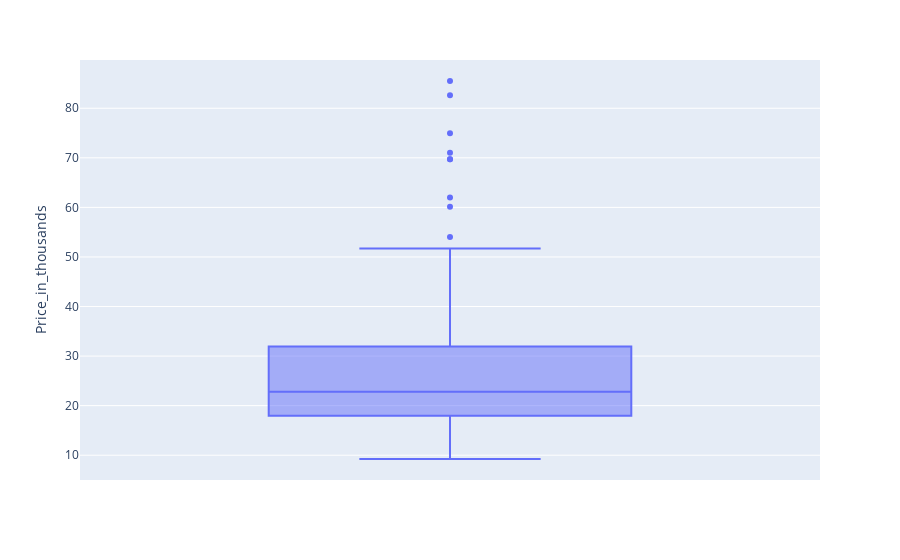

Notebook cell for this chart:
### Code cell
import plotly_express as pe

pe.box(y='Price_in_thousands', data_frame=df)

### Figure 1 — Plotly figure (JSON) as saved in the notebook; plotly's stock layout.template omitted (floating-point values rounded to 4 significant figures; data arrays with more than 128 entries replaced by an {"elided": "..."} marker saying what was removed)
{"data": [{"alignmentgroup": "True", "hovertemplate": "Price_in_thousands=%{y}<extra></extra>", "legendgroup": "", "marker": {"color": "#636efa"}, "name": "", "notched": false, "offsetgroup": "", "orientation": "v", "showlegend": false, "type": "box", "x0": " ", "xaxis": "x", "y": {"elided": "157 float values"}, "y0": " ", "yaxis": "y"}], "layout": {"boxmode": "group", "legend": {"tracegroupgap": 0}, "margin": {"t": 60}, "xaxis": {"anchor": "y", "domain": [0, 1]}, "yaxis": {"anchor": "x", "domain": [0, 1], "title": {"text": "Price_in_thousands"}}}}
